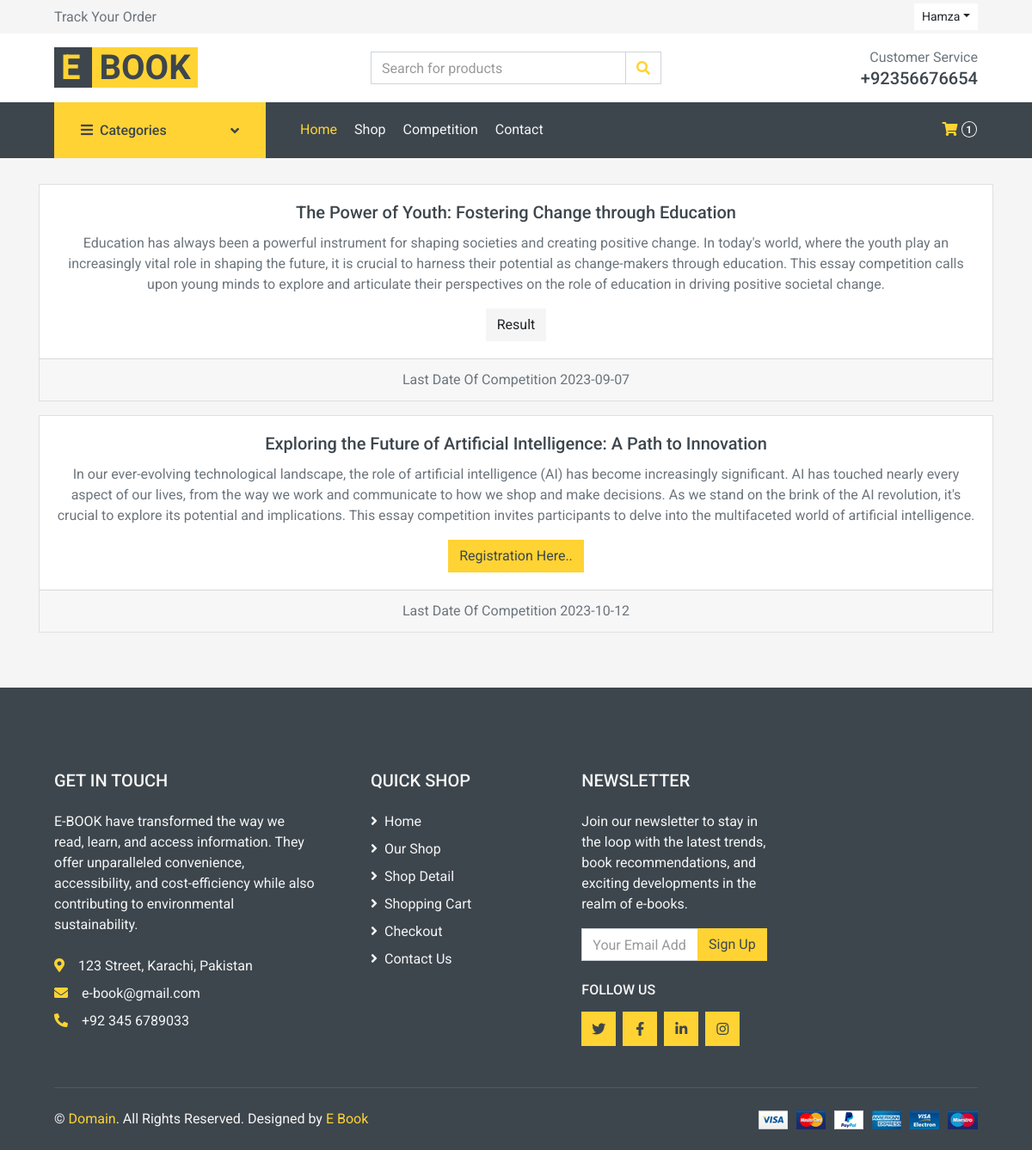
Screenshot of /Web/competition.php (signed in) with the database file from the repository.
### tables this page shows
CREATE TABLE `competitions` (
  `competition_id` int(11) NOT NULL,
  `title` varchar(255) DEFAULT NULL,
  `description` text DEFAULT NULL,
  `start_date` date DEFAULT NULL,
  `end_date` date DEFAULT NULL,
  `is_active` tinyint(1) DEFAULT NULL
);

### Web/competition.php (the view, shortened to what this page needs)
<!DOCTYPE html>
<html lang="en">
<head>
</head>
<body>
    <?php
    include "Layout/header.php";
    ?>
<?php
    $sql = "SELECT * FROM competitions";
    $result = $con->query($sql);
    if ($result->num_rows > 0) {
        while ($row = $result->fetch_assoc()) {
            echo '
            <div class="container pb-3">
                <div class="card text-center">
                    <div class="card-body">
                        <h5 class="card-title">' . $row['title'] . '</h5>
                        <p class="card-text">' . $row['description'] . '</p>';
            if ($row['is_active'] == 1) {
                echo '<a href="competition_submit.php?_competition_id=' . $row['competition_id'] . '" class="btn btn-primary">Registration Here..</a>';
            } else {
                echo '<a href="result_page.php?id=' . $row['competition_id'] . '" class="btn btn-secondary">Result</a>';
            }
            echo '</div>
                    <div class="card-footer text-muted">
                       Last Date Of Competition ' . $row['end_date'] . '
                    </div>
                </div>
            </div>
            ';
        }
    }
?>
    <?php
    include "Layout/footer.php";
    ?>
</body>
</html>

### rows the page displays
competitions: title "The Power of Youth: Fostering Change through Education", description "Education has always been a powerful instrument for shaping societies and creating positive change. In today's world, where the youth play an increasingly vital role in shaping the future, it is crucial to harness their potential as change-makers through education. This essay competition calls upon young minds to explore and articulate their perspectives on the role of education in driving positive societal change.", end_date "2023-09-07"
competitions: title "Exploring the Future of Artificial Intelligence: A Path to Innovation", description "In our ever-evolving technological landscape, the role of artificial intelligence (AI) has become increasingly significant. AI has touched nearly every aspect of our lives, from the way we work and communicate to how we shop and make decisions. As we stand on the brink of the AI revolution, it's crucial to explore its potential and implications. This essay competition invites participants to delve into the multifaceted world of artificial intelligence.", end_date "2023-10-12"

### other values shown
$username "Hamza"
$row "1"
